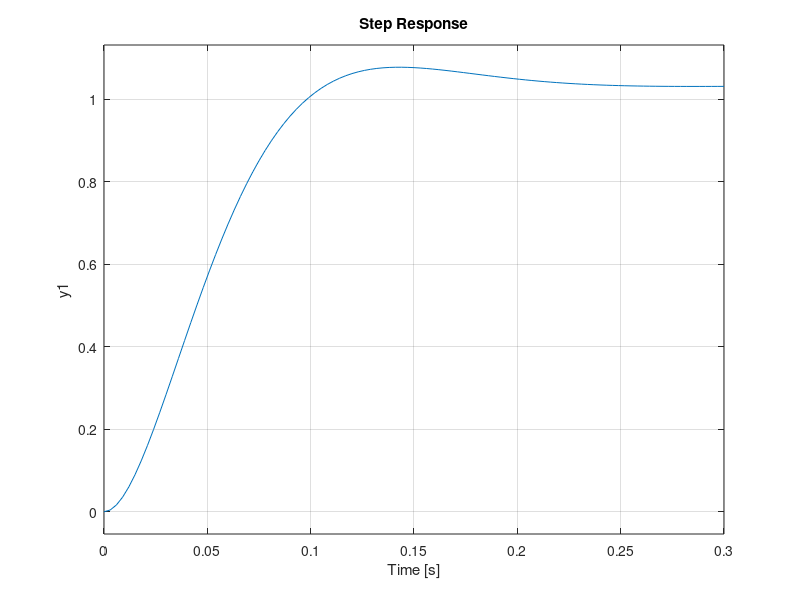
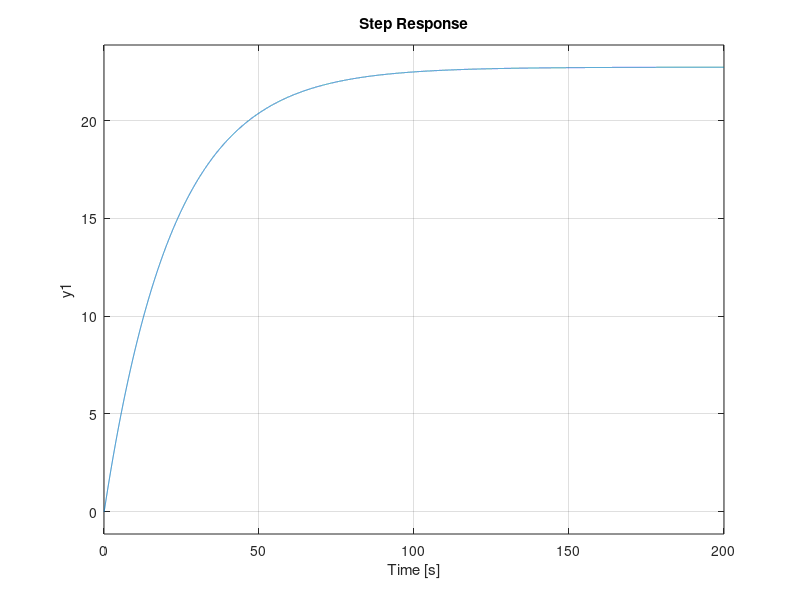
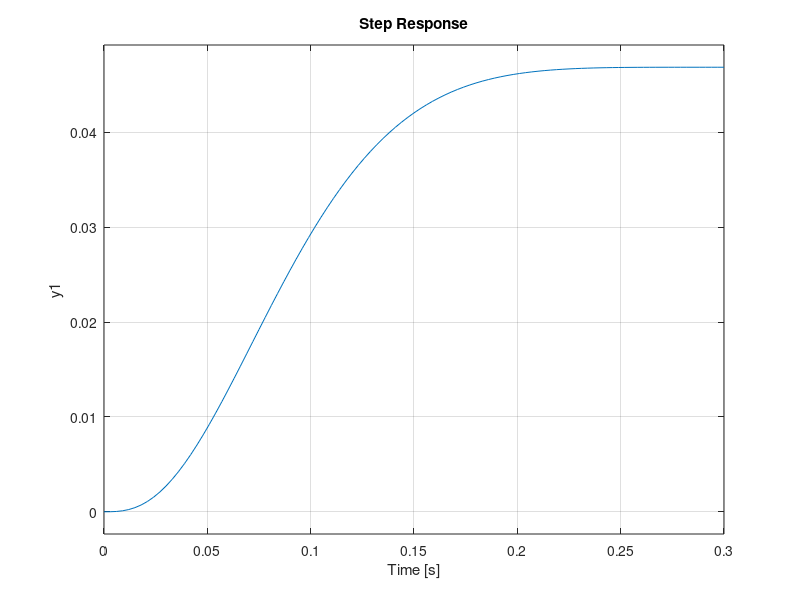
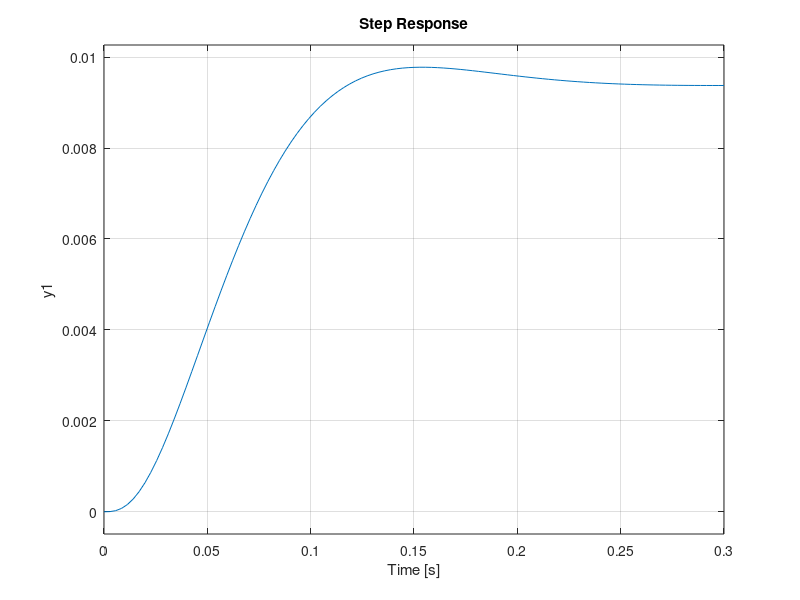

These figures' MATLAB source, in order:
% Time Response of Second Order system
z=[];
p=[-22+22i -22-22i];
k=1000;
G=zpk(z,p,k)
figure(3);
step(G)
%Additionof pole at -1/22
z=[];
p=[-22+22i -22-22i -1/22];
k=1000;
G=zpk(z,p,k)
figure(4);
step(G)
%Additionof pole at -22
z=[];
p=[-22+22i -22-22i -22];
k=1000;
G=zpk(z,p,k)
figure(5);
step(G)
%Additionof pole at -110
z=[];
p=[-22+22i -22-22i -110];
k=1000;
G=zpk(z,p,k)
figure(6);
step(G)
